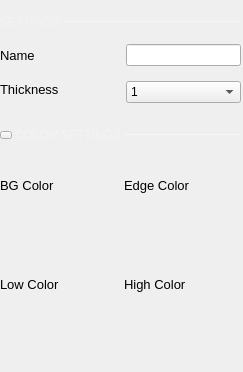
<?xml version="1.0" encoding="UTF-8"?>
<ui version="4.0">
 <class>LChannelSettings</class>
 <widget class="QWidget" name="LChannelSettings">
  <property name="geometry">
   <rect>
    <x>0</x>
    <y>0</y>
    <width>243</width>
    <height>372</height>
   </rect>
  </property>
  <property name="sizePolicy">
   <sizepolicy hsizetype="Maximum" vsizetype="Maximum">
    <horstretch>0</horstretch>
    <verstretch>0</verstretch>
   </sizepolicy>
  </property>
  <property name="windowTitle">
   <string>Form</string>
  </property>
  <property name="styleSheet">
   <string notr="true">QLabel:disabled
{
  color: rgb(85, 85, 85);
}
</string>
  </property>
  <layout class="QGridLayout" name="gridLayout">
   <property name="leftMargin">
    <number>0</number>
   </property>
   <property name="topMargin">
    <number>0</number>
   </property>
   <property name="rightMargin">
    <number>2</number>
   </property>
   <property name="bottomMargin">
    <number>0</number>
   </property>
   <property name="verticalSpacing">
    <number>0</number>
   </property>
   <item row="7" column="0">
    <widget class="QWidget" name="widget" native="true">
     <property name="minimumSize">
      <size>
       <width>0</width>
       <height>50</height>
      </size>
     </property>
     <layout class="QVBoxLayout" name="verticalLayout">
      <property name="leftMargin">
       <number>0</number>
      </property>
      <property name="topMargin">
       <number>0</number>
      </property>
      <property name="rightMargin">
       <number>0</number>
      </property>
      <property name="bottomMargin">
       <number>0</number>
      </property>
      <item>
       <layout class="QHBoxLayout" name="horizontalLayout_5">
        <property name="sizeConstraint">
         <enum>QLayout::SetDefaultConstraint</enum>
        </property>
        <property name="leftMargin">
         <number>0</number>
        </property>
        <property name="topMargin">
         <number>0</number>
        </property>
        <item>
         <widget class="QLabel" name="label_5">
          <property name="sizePolicy">
           <sizepolicy hsizetype="Minimum" vsizetype="Fixed">
            <horstretch>0</horstretch>
            <verstretch>0</verstretch>
           </sizepolicy>
          </property>
          <property name="styleSheet">
           <string notr="true">font-size: 13px;</string>
          </property>
          <property name="text">
           <string>BG Color</string>
          </property>
         </widget>
        </item>
        <item>
         <widget class="QLabel" name="lblEdge">
          <property name="sizePolicy">
           <sizepolicy hsizetype="Minimum" vsizetype="Fixed">
            <horstretch>0</horstretch>
            <verstretch>0</verstretch>
           </sizepolicy>
          </property>
          <property name="styleSheet">
           <string notr="true">font-size: 13px;</string>
          </property>
          <property name="text">
           <string>Edge Color</string>
          </property>
         </widget>
        </item>
       </layout>
      </item>
      <item>
       <layout class="QHBoxLayout" name="horizontalLayout_6">
        <property name="sizeConstraint">
         <enum>QLayout::SetDefaultConstraint</enum>
        </property>
        <property name="topMargin">
         <number>0</number>
        </property>
        <item>
         <widget class="QWidget" name="colorBG" native="true">
          <property name="sizePolicy">
           <sizepolicy hsizetype="Preferred" vsizetype="Fixed">
            <horstretch>0</horstretch>
            <verstretch>0</verstretch>
           </sizepolicy>
          </property>
          <property name="minimumSize">
           <size>
            <width>0</width>
            <height>30</height>
           </size>
          </property>
          <property name="maximumSize">
           <size>
            <width>16777215</width>
            <height>30</height>
           </size>
          </property>
          <property name="styleSheet">
           <string notr="true"/>
          </property>
         </widget>
        </item>
        <item>
         <widget class="QWidget" name="colorEdge" native="true">
          <property name="sizePolicy">
           <sizepolicy hsizetype="Preferred" vsizetype="Fixed">
            <horstretch>0</horstretch>
            <verstretch>0</verstretch>
           </sizepolicy>
          </property>
          <property name="minimumSize">
           <size>
            <width>0</width>
            <height>30</height>
           </size>
          </property>
          <property name="maximumSize">
           <size>
            <width>16777215</width>
            <height>30</height>
           </size>
          </property>
          <property name="styleSheet">
           <string notr="true"/>
          </property>
         </widget>
        </item>
       </layout>
      </item>
      <item>
       <layout class="QHBoxLayout" name="horizontalLayout_8">
        <property name="leftMargin">
         <number>0</number>
        </property>
        <property name="topMargin">
         <number>0</number>
        </property>
        <item>
         <widget class="QLabel" name="lblLow">
          <property name="sizePolicy">
           <sizepolicy hsizetype="Minimum" vsizetype="Fixed">
            <horstretch>0</horstretch>
            <verstretch>0</verstretch>
           </sizepolicy>
          </property>
          <property name="styleSheet">
           <string notr="true">font-size: 13px;</string>
          </property>
          <property name="text">
           <string>Low Color</string>
          </property>
         </widget>
        </item>
        <item>
         <widget class="QLabel" name="lblHigh">
          <property name="sizePolicy">
           <sizepolicy hsizetype="Minimum" vsizetype="Fixed">
            <horstretch>0</horstretch>
            <verstretch>0</verstretch>
           </sizepolicy>
          </property>
          <property name="styleSheet">
           <string notr="true">font-size: 13px;</string>
          </property>
          <property name="text">
           <string>High Color</string>
          </property>
         </widget>
        </item>
       </layout>
      </item>
      <item>
       <layout class="QHBoxLayout" name="horizontalLayout_7">
        <property name="topMargin">
         <number>0</number>
        </property>
        <item>
         <widget class="QWidget" name="colorLow" native="true">
          <property name="sizePolicy">
           <sizepolicy hsizetype="Preferred" vsizetype="Fixed">
            <horstretch>0</horstretch>
            <verstretch>0</verstretch>
           </sizepolicy>
          </property>
          <property name="minimumSize">
           <size>
            <width>0</width>
            <height>30</height>
           </size>
          </property>
          <property name="maximumSize">
           <size>
            <width>16777215</width>
            <height>30</height>
           </size>
          </property>
          <property name="styleSheet">
           <string notr="true"/>
          </property>
         </widget>
        </item>
        <item>
         <widget class="QWidget" name="colorHigh" native="true">
          <property name="sizePolicy">
           <sizepolicy hsizetype="Preferred" vsizetype="Fixed">
            <horstretch>0</horstretch>
            <verstretch>0</verstretch>
           </sizepolicy>
          </property>
          <property name="minimumSize">
           <size>
            <width>0</width>
            <height>30</height>
           </size>
          </property>
          <property name="maximumSize">
           <size>
            <width>16777215</width>
            <height>30</height>
           </size>
          </property>
          <property name="styleSheet">
           <string notr="true"/>
          </property>
         </widget>
        </item>
       </layout>
      </item>
     </layout>
     <zorder></zorder>
     <zorder></zorder>
    </widget>
   </item>
   <item row="0" column="0">
    <layout class="QGridLayout" name="gridLayout_2">
     <property name="topMargin">
      <number>0</number>
     </property>
     <property name="horizontalSpacing">
      <number>0</number>
     </property>
     <item row="2" column="0" colspan="2">
      <spacer name="verticalSpacer_3">
       <property name="orientation">
        <enum>Qt::Vertical</enum>
       </property>
       <property name="sizeType">
        <enum>QSizePolicy::Fixed</enum>
       </property>
       <property name="sizeHint" stdset="0">
        <size>
         <width>0</width>
         <height>15</height>
        </size>
       </property>
      </spacer>
     </item>
     <item row="1" column="1">
      <widget class="Line" name="line">
       <property name="minimumSize">
        <size>
         <width>0</width>
         <height>1</height>
        </size>
       </property>
       <property name="maximumSize">
        <size>
         <width>16777215</width>
         <height>1</height>
        </size>
       </property>
       <property name="styleSheet">
        <string notr="true">border: 1px solid rgba(255, 255, 255, 70);</string>
       </property>
       <property name="frameShadow">
        <enum>QFrame::Plain</enum>
       </property>
       <property name="orientation">
        <enum>Qt::Horizontal</enum>
       </property>
      </widget>
     </item>
     <item row="1" column="0">
      <widget class="QLabel" name="label_2">
       <property name="sizePolicy">
        <sizepolicy hsizetype="Maximum" vsizetype="Preferred">
         <horstretch>0</horstretch>
         <verstretch>0</verstretch>
        </sizepolicy>
       </property>
       <property name="styleSheet">
        <string notr="true">QLabel {
		font-size: 12px;
		color: rgba(255, 255, 255, 70);
	}</string>
       </property>
       <property name="text">
        <string>SETTINGS </string>
       </property>
      </widget>
     </item>
     <item row="0" column="0" colspan="2">
      <spacer name="verticalSpacer_4">
       <property name="orientation">
        <enum>Qt::Vertical</enum>
       </property>
       <property name="sizeType">
        <enum>QSizePolicy::Fixed</enum>
       </property>
       <property name="sizeHint" stdset="0">
        <size>
         <width>0</width>
         <height>15</height>
        </size>
       </property>
      </spacer>
     </item>
    </layout>
   </item>
   <item row="6" column="0">
    <layout class="QGridLayout" name="gridLayout_3">
     <property name="leftMargin">
      <number>0</number>
     </property>
     <property name="topMargin">
      <number>0</number>
     </property>
     <property name="bottomMargin">
      <number>0</number>
     </property>
     <property name="horizontalSpacing">
      <number>0</number>
     </property>
     <item row="0" column="0" colspan="3">
      <spacer name="verticalSpacer_5">
       <property name="orientation">
        <enum>Qt::Vertical</enum>
       </property>
       <property name="sizeType">
        <enum>QSizePolicy::Fixed</enum>
       </property>
       <property name="sizeHint" stdset="0">
        <size>
         <width>0</width>
         <height>25</height>
        </size>
       </property>
      </spacer>
     </item>
     <item row="1" column="0">
      <widget class="QPushButton" name="btnCollapse">
       <property name="sizePolicy">
        <sizepolicy hsizetype="Fixed" vsizetype="Minimum">
         <horstretch>0</horstretch>
         <verstretch>0</verstretch>
        </sizepolicy>
       </property>
       <property name="maximumSize">
        <size>
         <width>10</width>
         <height>6</height>
        </size>
       </property>
       <property name="styleSheet">
        <string notr="true">QPushButton {
  max-height: 6px;
  max-width: 10px;
  border-image: url(:/icons/sba_cmb_box_arrow.svg);
}

QPushButton:checked
{
  max-height: 10px;
  max-width:  6px;
border-image: url(:/icons/sba_cmb_box_arrow_right.svg);
}



</string>
       </property>
       <property name="text">
        <string/>
       </property>
       <property name="checkable">
        <bool>true</bool>
       </property>
       <property name="checked">
        <bool>false</bool>
       </property>
      </widget>
     </item>
     <item row="1" column="1">
      <widget class="QLabel" name="label_6">
       <property name="sizePolicy">
        <sizepolicy hsizetype="Maximum" vsizetype="Preferred">
         <horstretch>0</horstretch>
         <verstretch>0</verstretch>
        </sizepolicy>
       </property>
       <property name="styleSheet">
        <string notr="true">QLabel {
		font-size: 12px;
		color: rgba(255, 255, 255, 70);
	}</string>
       </property>
       <property name="text">
        <string> COLOR SETTINGS </string>
       </property>
      </widget>
     </item>
     <item row="1" column="2">
      <widget class="Line" name="line_2">
       <property name="minimumSize">
        <size>
         <width>0</width>
         <height>1</height>
        </size>
       </property>
       <property name="maximumSize">
        <size>
         <width>16777215</width>
         <height>1</height>
        </size>
       </property>
       <property name="styleSheet">
        <string notr="true">border: 1px solid rgba(255, 255, 255, 70);</string>
       </property>
       <property name="frameShadow">
        <enum>QFrame::Plain</enum>
       </property>
       <property name="orientation">
        <enum>Qt::Horizontal</enum>
       </property>
      </widget>
     </item>
     <item row="2" column="0" colspan="3">
      <spacer name="verticalSpacer_6">
       <property name="orientation">
        <enum>Qt::Vertical</enum>
       </property>
       <property name="sizeType">
        <enum>QSizePolicy::Fixed</enum>
       </property>
       <property name="sizeHint" stdset="0">
        <size>
         <width>0</width>
         <height>15</height>
        </size>
       </property>
      </spacer>
     </item>
    </layout>
   </item>
   <item row="3" column="0">
    <layout class="QHBoxLayout" name="horizontalLayout_2">
     <property name="spacing">
      <number>10</number>
     </property>
     <property name="topMargin">
      <number>0</number>
     </property>
     <item>
      <layout class="QVBoxLayout" name="verticalLayout_2">
       <property name="spacing">
        <number>15</number>
       </property>
       <property name="topMargin">
        <number>0</number>
       </property>
       <item>
        <widget class="QLabel" name="label_3">
         <property name="sizePolicy">
          <sizepolicy hsizetype="Preferred" vsizetype="Fixed">
           <horstretch>0</horstretch>
           <verstretch>0</verstretch>
          </sizepolicy>
         </property>
         <property name="styleSheet">
          <string notr="true">font-size: 13px;</string>
         </property>
         <property name="text">
          <string>Name</string>
         </property>
        </widget>
       </item>
       <item>
        <widget class="QLabel" name="label_4">
         <property name="sizePolicy">
          <sizepolicy hsizetype="Minimum" vsizetype="Fixed">
           <horstretch>0</horstretch>
           <verstretch>0</verstretch>
          </sizepolicy>
         </property>
         <property name="styleSheet">
          <string notr="true">font-size: 13px;</string>
         </property>
         <property name="text">
          <string>Thickness</string>
         </property>
        </widget>
       </item>
      </layout>
     </item>
     <item>
      <layout class="QVBoxLayout" name="verticalLayout_4">
       <property name="spacing">
        <number>15</number>
       </property>
       <property name="topMargin">
        <number>0</number>
       </property>
       <item>
        <widget class="QLineEdit" name="nameLineEdit">
         <property name="sizePolicy">
          <sizepolicy hsizetype="Preferred" vsizetype="Fixed">
           <horstretch>0</horstretch>
           <verstretch>0</verstretch>
          </sizepolicy>
         </property>
         <property name="maximumSize">
          <size>
           <width>16777215</width>
           <height>16777215</height>
          </size>
         </property>
         <property name="maxLength">
          <number>5</number>
         </property>
        </widget>
       </item>
       <item>
        <widget class="QComboBox" name="cmbThickness">
         <property name="sizePolicy">
          <sizepolicy hsizetype="Minimum" vsizetype="Fixed">
           <horstretch>0</horstretch>
           <verstretch>0</verstretch>
          </sizepolicy>
         </property>
         <property name="maximumSize">
          <size>
           <width>16777215</width>
           <height>16777215</height>
          </size>
         </property>
         <item>
          <property name="text">
           <string>1</string>
          </property>
         </item>
         <item>
          <property name="text">
           <string>1.5</string>
          </property>
         </item>
         <item>
          <property name="text">
           <string>2</string>
          </property>
         </item>
         <item>
          <property name="text">
           <string>2.5</string>
          </property>
         </item>
         <item>
          <property name="text">
           <string>3</string>
          </property>
         </item>
         <item>
          <property name="text">
           <string>3.5</string>
          </property>
         </item>
         <item>
          <property name="text">
           <string>4</string>
          </property>
         </item>
         <item>
          <property name="text">
           <string>4.5</string>
          </property>
         </item>
         <item>
          <property name="text">
           <string>5</string>
          </property>
         </item>
        </widget>
       </item>
      </layout>
     </item>
    </layout>
   </item>
  </layout>
 </widget>
 <resources/>
 <connections/>
</ui>
